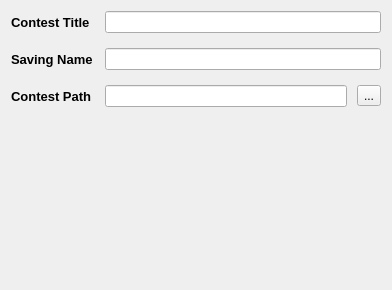
<?xml version="1.0" encoding="UTF-8"?>
<ui version="4.0">
 <class>NewContestWidget</class>
 <widget class="QWidget" name="NewContestWidget">
  <property name="geometry">
   <rect>
    <x>0</x>
    <y>0</y>
    <width>392</width>
    <height>290</height>
   </rect>
  </property>
  <property name="windowTitle">
   <string>Form</string>
  </property>
  <layout class="QVBoxLayout" name="verticalLayout">
   <item>
    <layout class="QGridLayout" name="gridLayout">
     <property name="horizontalSpacing">
      <number>12</number>
     </property>
     <property name="verticalSpacing">
      <number>15</number>
     </property>
     <item row="0" column="0">
      <widget class="QLabel" name="label">
       <property name="styleSheet">
        <string notr="true">font-size:10pt;font-weight:bold;</string>
       </property>
       <property name="text">
        <string>Contest Title</string>
       </property>
      </widget>
     </item>
     <item row="0" column="1">
      <widget class="QLineEdit" name="contestTitle"/>
     </item>
     <item row="1" column="0">
      <widget class="QLabel" name="label_2">
       <property name="styleSheet">
        <string notr="true">font-size:10pt;font-weight:bold;</string>
       </property>
       <property name="text">
        <string>Saving Name</string>
       </property>
      </widget>
     </item>
     <item row="1" column="1">
      <widget class="QLineEdit" name="savingName"/>
     </item>
     <item row="2" column="0">
      <widget class="QLabel" name="label_3">
       <property name="styleSheet">
        <string notr="true">font-size:10pt;font-weight:bold;</string>
       </property>
       <property name="text">
        <string>Contest Path</string>
       </property>
      </widget>
     </item>
     <item row="2" column="1">
      <layout class="QHBoxLayout" name="horizontalLayout">
       <property name="spacing">
        <number>10</number>
       </property>
       <item>
        <widget class="QLineEdit" name="contestPath"/>
       </item>
       <item>
        <widget class="QToolButton" name="selectButton">
         <property name="text">
          <string notr="true">...</string>
         </property>
        </widget>
       </item>
      </layout>
     </item>
    </layout>
   </item>
   <item>
    <spacer name="verticalSpacer">
     <property name="orientation">
      <enum>Qt::Vertical</enum>
     </property>
     <property name="sizeHint" stdset="0">
      <size>
       <width>20</width>
       <height>168</height>
      </size>
     </property>
    </spacer>
   </item>
  </layout>
 </widget>
 <resources/>
 <connections/>
</ui>
